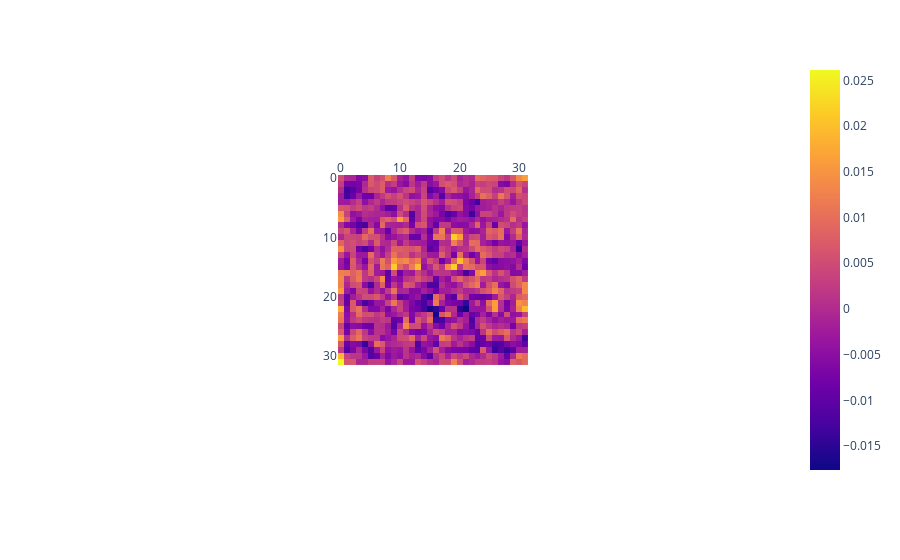

Notebook cell for this chart:
### Code cell
resultsl2_b = np.array(resultsl2_b)
resultsl2_b = resultsl2_b.reshape([32,32])

fig_b = px.imshow(resultsl2_b)
fig_b.update_xaxes(side="top")
fig_b.show()

### Figure 1 — Plotly figure (JSON) as saved in the notebook; plotly's stock layout.template omitted (floating-point values rounded to 4 significant figures; data arrays with more than 128 entries replaced by an {"elided": "..."} marker saying what was removed)
{"data": [{"coloraxis": "coloraxis", "hovertemplate": "x: %{x}<br>y: %{y}<br>color: %{z}<extra></extra>", "name": "0", "type": "heatmap", "xaxis": "x", "yaxis": "y", "z": {"elided": "32x32 float values"}}], "layout": {"autosize": true, "coloraxis": {"colorscale": [[0, "#0d0887"], [0.1111, "#46039f"], [0.2222, "#7201a8"], [0.3333, "#9c179e"], [0.4444, "#bd3786"], [0.5556, "#d8576b"], [0.6667, "#ed7953"], [0.7778, "#fb9f3a"], [0.8889, "#fdca26"], [1, "#f0f921"]]}, "margin": {"t": 60}, "xaxis": {"anchor": "y", "autorange": true, "constrain": "domain", "domain": [0.3654, 0.6346], "range": [-0.5, 31.5], "scaleanchor": "y", "side": "top"}, "yaxis": {"anchor": "x", "autorange": true, "constrain": "domain", "domain": [0, 1], "range": [31.5, -0.5]}}}
